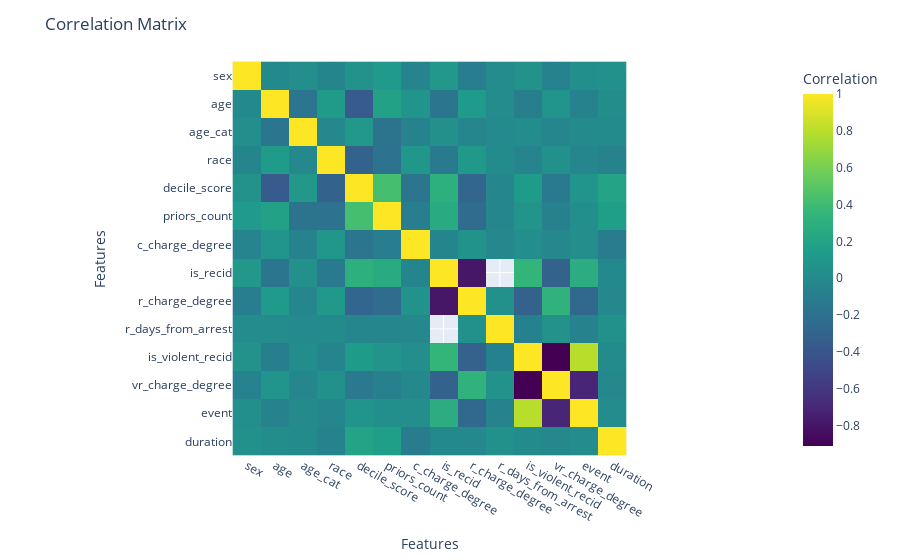

Source (notebook cell):
### Code cell
plot_correlation_matrix(df_num_encoded)

### Figure 1 — Plotly figure (JSON) as saved in the notebook; plotly's stock layout.template omitted (floating-point values rounded to 4 significant figures; data arrays with more than 128 entries replaced by an {"elided": "..."} marker saying what was removed)
{"data": [{"coloraxis": "coloraxis", "hovertemplate": "Feature 1: %{y}<br>Feature 2: %{x}<br>Correlation: %{z}<extra></extra>", "name": "0", "type": "heatmap", "x": ["sex", "age", "age_cat", "race", "decile_score", "priors_count", "c_charge_degree", "is_recid", "r_charge_degree", "r_days_from_arrest", "is_violent_recid", "vr_charge_degree", "event", "duration"], "xaxis": "x", "y": ["sex", "age", "age_cat", "race", "decile_score", "priors_count", "c_charge_degree", "is_recid", "r_charge_degree", "r_days_from_arrest", "is_violent_recid", "vr_charge_degree", "event", "duration"], "yaxis": "y", "z": {"elided": "14x14 float values"}}], "layout": {"coloraxis": {"colorbar": {"title": {"text": "Correlation"}}, "colorscale": [[0, "#440154"], [0.1111, "#482878"], [0.2222, "#3e4989"], [0.3333, "#31688e"], [0.4444, "#26828e"], [0.5556, "#1f9e89"], [0.6667, "#35b779"], [0.7778, "#6ece58"], [0.8889, "#b5de2b"], [1, "#fde725"]]}, "margin": {"t": 60}, "title": {"text": "Correlation Matrix"}, "xaxis": {"anchor": "y", "constrain": "domain", "domain": [0, 1], "scaleanchor": "y", "title": {"text": "Features"}}, "yaxis": {"anchor": "x", "autorange": "reversed", "constrain": "domain", "domain": [0, 1], "title": {"text": "Features"}}}}
